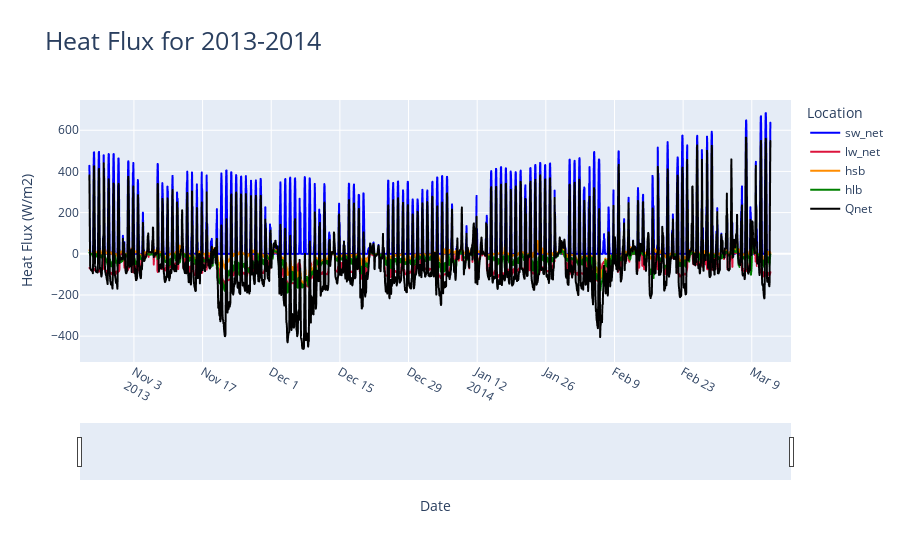

This figure's notebook cell:
### Code cell
import pandas as pd
import scipy.io as sio
from scipy import signal, stats
import numpy as np
import datetime
import plotly.express as px
from plotly.subplots import make_subplots
import plotly.graph_objects as go
import re
import coare36vn_zrf_et
import os

oceanDF = pd.read_csv('ocean_temperature_interpol13_14.csv', parse_dates = ['DN'])
oceanDF['hourDN'] = oceanDF['DN'].dt.floor('h')

hourlyMeanOceanDF = oceanDF.groupby('hourDN').agg(hourlyTemp=('OceanTemp', "mean")).reset_index()
hourlyMeanOceanDF['hourSalinity'] = oceanDF["oceanSalEstimate"]

heatFluxModelDF = pd.read_csv('ocean_2013-2014_flux.csv', parse_dates = ['Tm (UTC)'], dayfirst = True)

heatFluxModelDF = pd.merge(left = hourlyMeanOceanDF, right = heatFluxModelDF, how = 'inner',  left_on = 'hourDN', right_on = 'Tm (UTC)')
heatFluxModelDF = heatFluxModelDF.drop('Tm (UTC)', axis = 1)
jdDateBase = pd.Timestamp('1858-11-17').to_julian_date()
heatFluxModelDF['jdTimeStamp'] = heatFluxModelDF['hourDN'].apply(lambda x: x.to_julian_date()- jdDateBase)
heatFluxModelDF = heatFluxModelDF.sort_values(['hourDN'], ascending = [True])
pd.set_option('display.float_format', '{:.20f}'.format)

A=coare36vn_zrf_et.coare36vn_zrf_et(heatFluxModelDF["U (m s-1)"].to_numpy(), 10, heatFluxModelDF["Tair (degC)"].to_numpy(),2, heatFluxModelDF["RH (%)"].to_numpy(),2, heatFluxModelDF["P (mb)"].to_numpy(), heatFluxModelDF["hourlyTemp"].to_numpy(), heatFluxModelDF["SW_dn (W m-2)"].to_numpy(), heatFluxModelDF["LW_dn (W m-2)"].to_numpy(), heatFluxModelDF["Lat"].to_numpy(), heatFluxModelDF["Lon"].to_numpy(),heatFluxModelDF["jdTimeStamp"].to_numpy(),600,0, heatFluxModelDF["hourSalinity"].to_numpy(),None,None,10,10,10)

fnameA = os.path.join("C:\\Users\\nvleb\\OneDrive - Oregon State University\\Desktop\\Python\\AlseaEstuaryData\\Alsea-Estuary-Data",'13_14_output_ocean_heatflux.csv')
# A=coare36vn_zrf_et(u, zu , t, zt, rh, zq, P, ts, sw_dn, lw_dn, lat, lon,jd, zi,rain, Ss, None , None, zrf_u, zrf_t, zrf_q)
# fnameA = os.path.join(path,'test_36_output_py_082022_withnowavesinput.txt')
A_hdr = 'usr\ttau\thsb\thlb\thbb\thsbb\thlwebb\ttsr\tqsr\tzo\tzot\tzoq\tCd\t'
A_hdr += 'Ch\tCe\tL\tzeta\tdT_skinx\tdq_skinx\tdz_skin\tUrf\tTrf\tQrf\t'
A_hdr += 'RHrf\tUrfN\tTrfN\tQrfN\tlw_net\tsw_net\tLe\trhoa\tUN\tU10\tU10N\t'
A_hdr += 'Cdn_10\tChn_10\tCen_10\thrain\tQs\tEvap\tT10\tT10N\tQ10\tQ10N\tRH10\t'
A_hdr += 'P10\trhoa10\tgust\twc_frac\tEdis'
csvHdr = A_hdr.replace("\t", ",")
np.savetxt(fnameA,A,fmt='%.18e',delimiter=',',header=csvHdr)

processedDataDF = pd.read_csv('13_14_output_ocean_heatflux.csv')
processedDataDF['Tm (UTC)'] = heatFluxModelDF['hourDN']
print(processedDataDF['hsb'], processedDataDF["hlb"])
processedDataDF["Qnet"] = processedDataDF["sw_net"] + processedDataDF["lw_net"] - processedDataDF["hsb"] - processedDataDF["hlb"]

tempFigLabels = ["sw_net", "lw_net", "hsb", "hlb", "Qnet"]
tempfig = px.line(x = processedDataDF['Tm (UTC)'], y = [processedDataDF["sw_net"], processedDataDF["lw_net"], -1 *processedDataDF["hsb"], -1*processedDataDF["hlb"], processedDataDF["Qnet"]], color_discrete_sequence= ["blue", "crimson", "darkorange","green","black"], title = "Heat Flux")
for idx in range(len(tempFigLabels)):
    tempfig.data[idx].name = tempFigLabels[idx]
    tempfig.data[idx].hovertemplate = 'variable=' + tempFigLabels[idx] + '<br>x=%{x}<br>value=%{y}<extra></extra>'
    tempfig.data[idx].legendgroup = tempFigLabels[idx]

tempfig.update_layout(title=dict(text= "Heat Flux for 2013-2014", font=dict(size=25)))
tempfig.update_xaxes(tickangle=30)
tempfig.update_xaxes(rangeslider_visible=True)
tempfig.update_xaxes(range = [pd.Timestamp('2013-10-23'),pd.Timestamp('2014-03-17')])
tempfig.update_layout(xaxis_title="Date", yaxis_title="Heat Flux (W/m2)", legend_title="Location")
tempfig.show()

### Figure 1 — Plotly figure (JSON) as saved in the notebook; plotly's stock layout.template omitted (floating-point values rounded to 4 significant figures; data arrays with more than 128 entries replaced by an {"elided": "..."} marker saying what was removed)
{"data": [{"hovertemplate": "variable=sw_net<br>x=%{x}<br>value=%{y}<extra></extra>", "legendgroup": "sw_net", "line": {"color": "blue", "dash": "solid"}, "marker": {"symbol": "circle"}, "mode": "lines", "name": "sw_net", "showlegend": true, "type": "scattergl", "x": {"elided": "3334 str values"}, "xaxis": "x", "y": {"elided": "3334 float values"}, "yaxis": "y"}, {"hovertemplate": "variable=lw_net<br>x=%{x}<br>value=%{y}<extra></extra>", "legendgroup": "lw_net", "line": {"color": "crimson", "dash": "solid"}, "marker": {"symbol": "circle"}, "mode": "lines", "name": "lw_net", "showlegend": true, "type": "scattergl", "x": {"elided": "3334 str values"}, "xaxis": "x", "y": {"elided": "3334 float values"}, "yaxis": "y"}, {"hovertemplate": "variable=hsb<br>x=%{x}<br>value=%{y}<extra></extra>", "legendgroup": "hsb", "line": {"color": "darkorange", "dash": "solid"}, "marker": {"symbol": "circle"}, "mode": "lines", "name": "hsb", "showlegend": true, "type": "scattergl", "x": {"elided": "3334 str values"}, "xaxis": "x", "y": {"elided": "3334 float values"}, "yaxis": "y"}, {"hovertemplate": "variable=hlb<br>x=%{x}<br>value=%{y}<extra></extra>", "legendgroup": "hlb", "line": {"color": "green", "dash": "solid"}, "marker": {"symbol": "circle"}, "mode": "lines", "name": "hlb", "showlegend": true, "type": "scattergl", "x": {"elided": "3334 str values"}, "xaxis": "x", "y": {"elided": "3334 float values"}, "yaxis": "y"}, {"hovertemplate": "variable=Qnet<br>x=%{x}<br>value=%{y}<extra></extra>", "legendgroup": "Qnet", "line": {"color": "black", "dash": "solid"}, "marker": {"symbol": "circle"}, "mode": "lines", "name": "Qnet", "showlegend": true, "type": "scattergl", "x": {"elided": "3334 str values"}, "xaxis": "x", "y": {"elided": "3334 float values"}, "yaxis": "y"}], "layout": {"legend": {"title": {"text": "Location"}, "tracegroupgap": 0}, "title": {"font": {"size": 25}, "text": "Heat Flux for 2013-2014"}, "xaxis": {"anchor": "y", "domain": [0, 1], "range": ["2013-10-23T00:00:00", "2014-03-17T00:00:00"], "rangeslider": {"visible": true}, "tickangle": 30, "title": {"text": "Date"}}, "yaxis": {"anchor": "x", "domain": [0, 1], "title": {"text": "Heat Flux (W/m2)"}}}}
